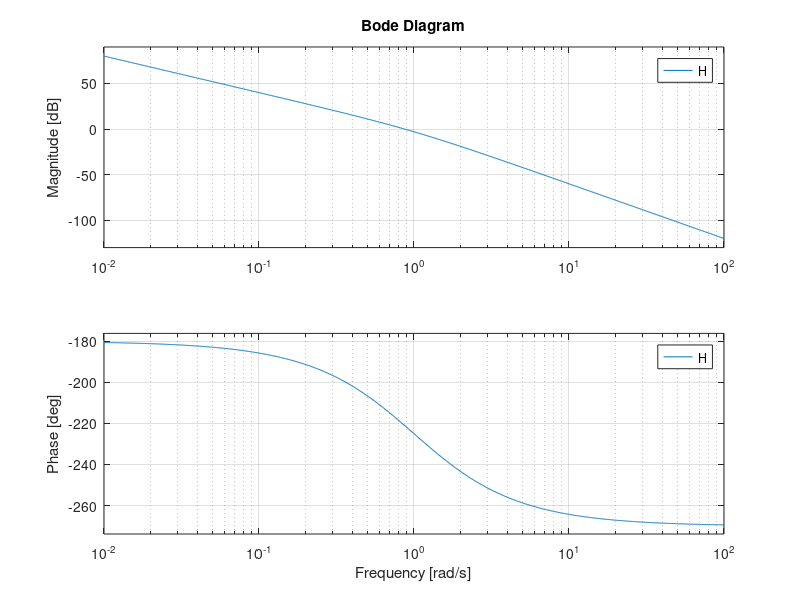
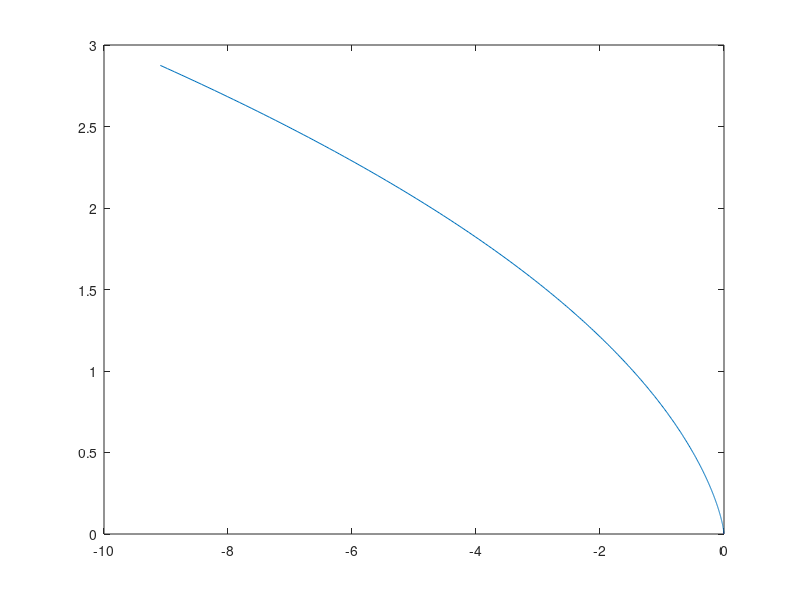
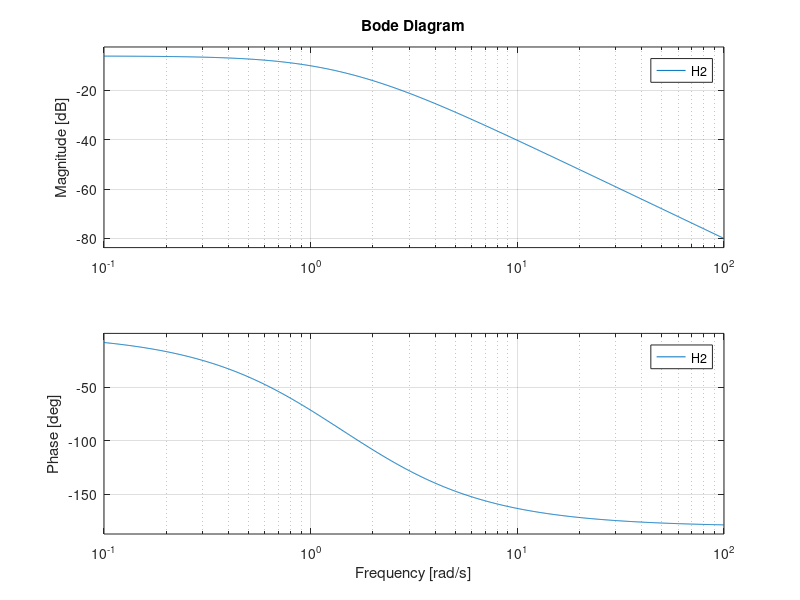
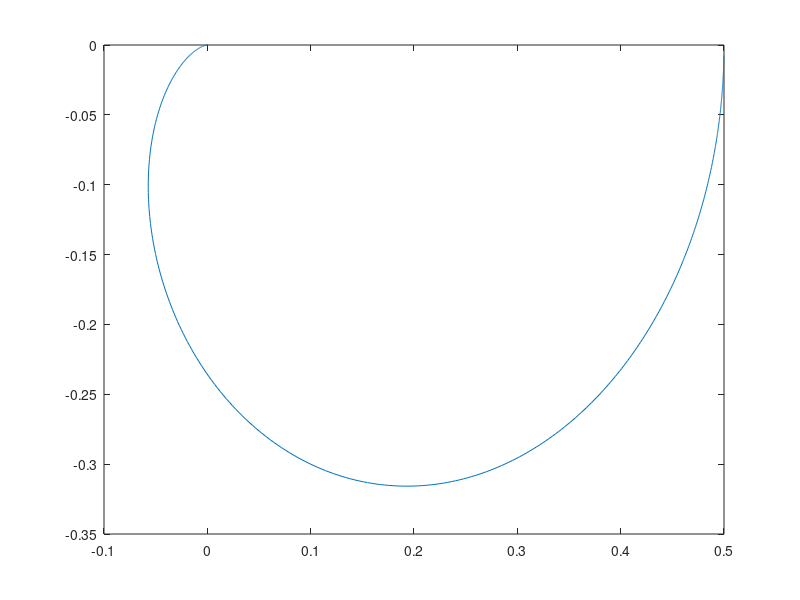

The MATLAB source for these figures, in order:
clear all;
s = tf('s');
H = 1/(s^2 *(s+1))
pole(H)
figure,bode(H)
[re1,im1] = nyquist(H);
figure,plot(squeeze(re1),squeeze(im1))

H2 = 1/(s^2 + 3*s +2)
figure,bode(H2)
[re2,im2] = nyquist(H2);
figure,plot(squeeze(re2),squeeze(im2))
